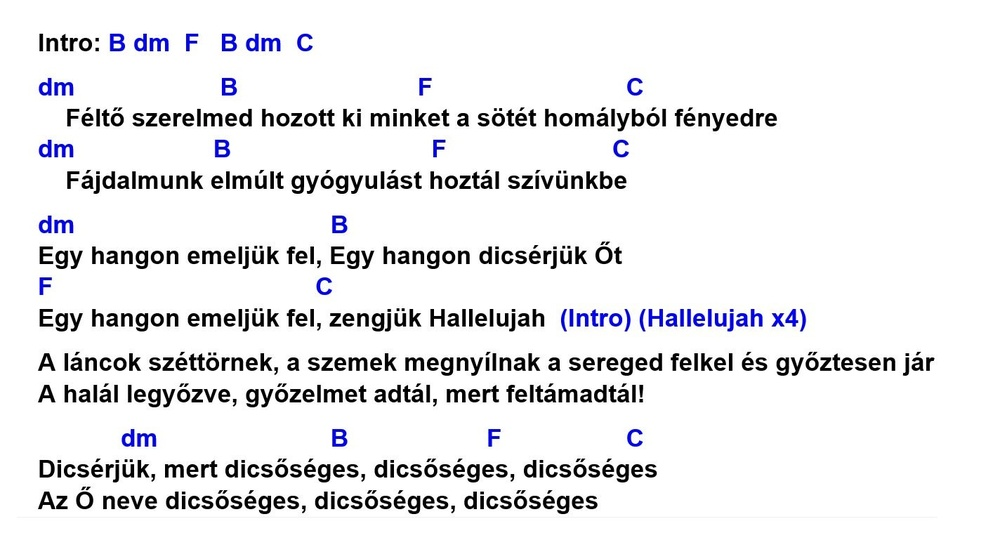
#> input picture ImageProcessing/Resources/Egy hangon.JPG, 1000 x 559 px, shrunk from 1424 x 796 before the run; its folder holds only this picture in this run
$ python -i chapter1.py   (imports and definitions only)
#> lines starting #> are read from the running program, lines starting #| are printed output that depends on the picture; after the words box and inside, x2 and y2 are one past the last pixel; in counts of white or black regions, pixels touching at a corner belong together
#> further down, picture is the input picture: shape (559, 1000, 3); mean B, G, R 237.2, 235.5, 235.5
import cv2
import numpy as np
import tkinter as tk

img_array = ["Resources/Elohim.JPG", "Resources/Egy hangon.JPG"]

# [2 lines not run here, left out]
index = 0
low_blue_arr = [110, 200, 0]
high_blue_arr = [255, 255, 255]
isItThreshold = False


def show_img(this_img):
    hsv = cv2.cvtColor(this_img, cv2.COLOR_BGR2HSV)
#> hsv: shape (559, 1000, 3); mean H, S, V 5.1, 2.7, 237.3
    lower_blue = np.array(low_blue_arr)
    upper_blue = np.array(high_blue_arr)

    mask = cv2.inRange(hsv, lower_blue, upper_blue)
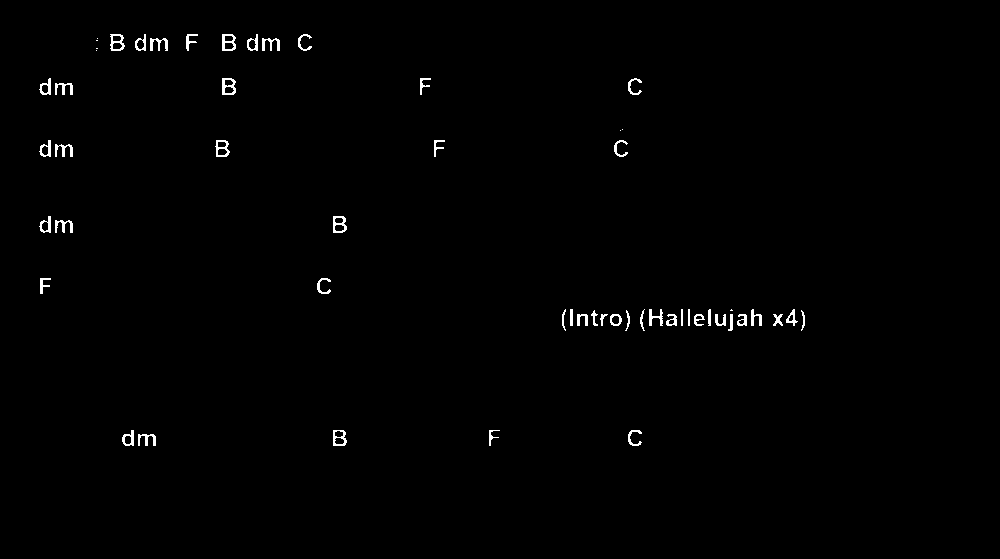
#> mask: shape (559, 1000); 0.73% white in thin lines or dots, all inside (x1, y1, x2, y2) = (39, 34, 805, 446)
    if not isItThreshold:
        res = cv2.bitwise_and(this_img, this_img, mask=mask)
    else:
        thresh = cv2.adaptiveThreshold(mask, 120, cv2.ADAPTIVE_THRESH_GAUSSIAN_C, cv2.THRESH_BINARY, 11, 2)
        res = cv2.bitwise_and(this_img, this_img, mask=thresh)

    title = img_array[index][10:]

    cv2.imshow(title, this_img)
    cv2.imshow('res', res)
    return


def next_image():
    cv2.destroyAllWindows()
    global index
    if len(img_array)-1 > index:
        index += 1
    _thisImg = cv2.imread(img_array[index])
    show_img(_thisImg)

    return


def prev_image():
    cv2.destroyAllWindows()
    global index
    if index > 0:
        index -= 1
    _thisImg = cv2.imread(img_array[index])
    show_img(_thisImg)
    return


def change():
    global isItThreshold
    cv2.destroyAllWindows()
    _thisImg = cv2.imread(img_array[index])
    if isItThreshold:
        isItThreshold = False
        show_img(_thisImg)
        return
    isItThreshold = True
    show_img(_thisImg)


# [1 line that did not run here, left out]
# [1 line that did not run here, left out]
# [1 line that did not run here, left out]
# [4 lines not run here, left out]

>>> import cv2
>>> picture = cv2.imread('Resources/Egy hangon.JPG')
>>> result = show_img(picture)

$ run again, on ImageProcessing/Resources/Elohim.JPG
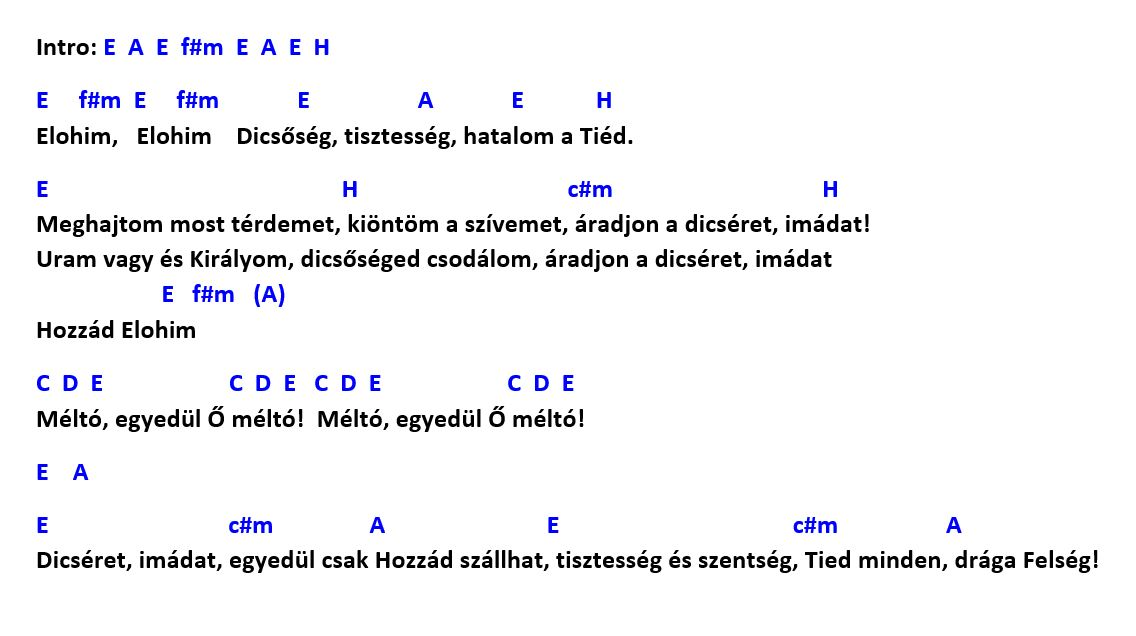
#> input picture ImageProcessing/Resources/Elohim.JPG, 1136 x 636 px
#> picture is the input picture: shape (636, 1136, 3); mean B, G, R 244.9, 243.1, 243.1
#> hsv: shape (636, 1136, 3); mean H, S, V 5.5, 2.5, 245
#> in show_img, `mask = cv2.inRange(hsv, lower_blue, upper_blue)`:
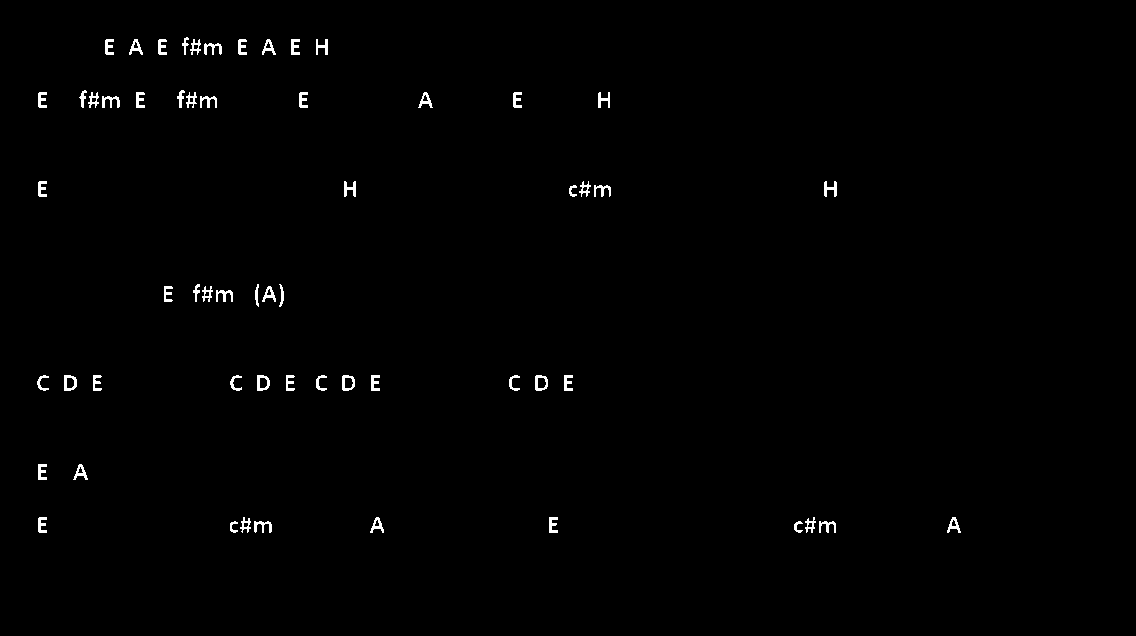
#> mask: shape (636, 1136); 0.75% white; 59 white regions, largest, box (x1, y1, x2, y2) and area: (64, 375, 77, 391) 121, (257, 375, 270, 391) 117, (342, 375, 355, 391) 114
